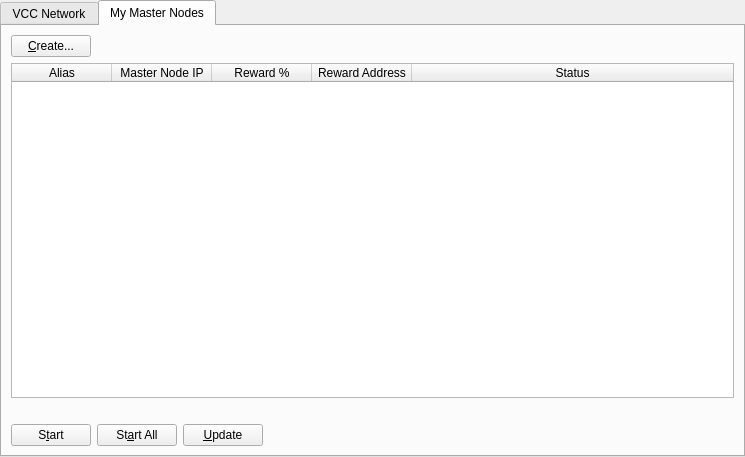
<?xml version="1.0" encoding="UTF-8"?>
<ui version="4.0">
 <class>MasternodeManager</class>
 <widget class="QWidget" name="MasternodeManager">
  <property name="geometry">
   <rect>
    <x>0</x>
    <y>0</y>
    <width>745</width>
    <height>457</height>
   </rect>
  </property>
  <property name="windowTitle">
   <string>Form</string>
  </property>
  <layout class="QVBoxLayout" name="topLayout">
   <property name="leftMargin">
    <number>0</number>
   </property>
   <property name="topMargin">
    <number>0</number>
   </property>
   <property name="rightMargin">
    <number>0</number>
   </property>
   <property name="bottomMargin">
    <number>0</number>
   </property>
   <item>
    <layout class="QVBoxLayout" name="verticalLayout">
     <property name="bottomMargin">
      <number>0</number>
     </property>
     <item>
      <widget class="QTabWidget" name="tabWidget">
       <property name="currentIndex">
        <number>1</number>
       </property>
       <widget class="QWidget" name="tab">
        <attribute name="title">
         <string>VCC Network</string>
        </attribute>
        <layout class="QGridLayout" name="gridLayout">
         <item row="1" column="0">
          <widget class="QTableWidget" name="tableWidgetMasternodes">
           <property name="editTriggers">
            <set>QAbstractItemView::NoEditTriggers</set>
           </property>
           <property name="alternatingRowColors">
            <bool>true</bool>
           </property>
           <property name="selectionBehavior">
            <enum>QAbstractItemView::SelectRows</enum>
           </property>
           <property name="sortingEnabled">
            <bool>true</bool>
           </property>
           <attribute name="horizontalHeaderStretchLastSection">
            <bool>true</bool>
           </attribute>
           <column>
            <property name="text">
             <string>Address</string>
            </property>
           </column>
           <column>
            <property name="text">
             <string>Protocol</string>
            </property>
           </column>
           <column>
            <property name="text">
             <string>Active</string>
            </property>
           </column>
           <column>
            <property name="text">
             <string>Active (secs)</string>
            </property>
           </column>
           <column>
            <property name="text">
             <string>Last Seen</string>
            </property>
           </column>
           <column>
            <property name="text">
             <string>Pubkey</string>
            </property>
           </column>
          </widget>
         </item>
         <item row="0" column="0">
          <layout class="QHBoxLayout" name="horizontalLayout_3">
           <property name="bottomMargin">
            <number>0</number>
           </property>
           <item>
            <widget class="QLabel" name="label_2">
             <property name="text">
              <string>VCC Node Count:</string>
             </property>
            </widget>
           </item>
           <item>
            <widget class="QLabel" name="countLabel">
             <property name="text">
              <string>0</string>
             </property>
            </widget>
           </item>
           <item>
            <spacer name="horizontalSpacer_3">
             <property name="orientation">
              <enum>Qt::Horizontal</enum>
             </property>
             <property name="sizeHint" stdset="0">
              <size>
               <width>40</width>
               <height>20</height>
              </size>
             </property>
            </spacer>
           </item>
          </layout>
         </item>
        </layout>
       </widget>
       <widget class="QWidget" name="tab_2">
        <attribute name="title">
         <string>My Master Nodes</string>
        </attribute>
        <layout class="QGridLayout" name="gridLayout_2">
         <item row="0" column="0">
          <layout class="QVBoxLayout" name="verticalLayout_2">
           <property name="bottomMargin">
            <number>0</number>
           </property>
           <item>
            <layout class="QHBoxLayout" name="horizontalLayout">
             <item>
              <widget class="QPushButton" name="createButton">
               <property name="text">
                <string>&amp;Create...</string>
               </property>
              </widget>
             </item>
             <item>
              <spacer name="horizontalSpacer">
               <property name="orientation">
                <enum>Qt::Horizontal</enum>
               </property>
               <property name="sizeHint" stdset="0">
                <size>
                 <width>40</width>
                 <height>20</height>
                </size>
               </property>
              </spacer>
             </item>
            </layout>
           </item>
           <item>
            <widget class="QTableWidget" name="tableWidget_2">
             <property name="minimumSize">
              <size>
               <width>695</width>
               <height>0</height>
              </size>
             </property>
             <property name="editTriggers">
              <set>QAbstractItemView::NoEditTriggers</set>
             </property>
             <property name="alternatingRowColors">
              <bool>true</bool>
             </property>
             <property name="selectionMode">
              <enum>QAbstractItemView::SingleSelection</enum>
             </property>
             <property name="selectionBehavior">
              <enum>QAbstractItemView::SelectRows</enum>
             </property>
             <attribute name="horizontalHeaderStretchLastSection">
              <bool>true</bool>
             </attribute>
             <column>
              <property name="text">
               <string>Alias</string>
              </property>
             </column>
             <column>
              <property name="text">
               <string>Master Node IP</string>
              </property>
             </column>
             <column>
              <property name="text">
               <string>Reward %</string>
              </property>
             </column>
             <column>
              <property name="text">
               <string>Reward Address</string>
              </property>
             </column>
             <column>
              <property name="text">
               <string>Status</string>
              </property>
             </column>
            </widget>
           </item>
           <item>
            <layout class="QHBoxLayout" name="horizontalLayout_2">
             <property name="bottomMargin">
              <number>0</number>
             </property>
             <!-- <item>
              <widget class="QPushButton" name="editButton">
               <property name="text">
                <string>&amp;Edit</string>
               </property>
              </widget>
             </item>
             <item>
              <widget class="QPushButton" name="removeButton">
               <property name="text">
                <string>&amp;Remove</string>
               </property>
              </widget>
             </item> -->
             <item>
              <spacer name="horizontalSpacer_2">
               <property name="orientation">
                <enum>Qt::Horizontal</enum>
               </property>
               <property name="sizeHint" stdset="0">
                <size>
                 <width>40</width>
                 <height>20</height>
                </size>
               </property>
              </spacer>
             </item>
            </layout>
           </item>
           <item>
            <layout class="QHBoxLayout" name="horizontalLayout_4">
             <property name="bottomMargin">
              <number>0</number>
             </property>
            </layout>
           </item>
           <item>
            <layout class="QHBoxLayout" name="horizontalLayout_5">
             <property name="bottomMargin">
              <number>0</number>
             </property>
             <item>
              <widget class="QPushButton" name="startButton">
               <property name="text">
                <string>S&amp;tart</string>
               </property>
              </widget>
             </item>
             <item>
              <widget class="QPushButton" name="startAllButton">
               <property name="text">
                <string>St&amp;art All</string>
               </property>
              </widget>
             </item>
             <item>
              <widget class="QPushButton" name="UpdateButton">
               <property name="text">
                <string>&amp;Update</string>
               </property>
              </widget>
             </item>
             <item>
              <spacer name="horizontalSpacer_5">
               <property name="orientation">
                <enum>Qt::Horizontal</enum>
               </property>
               <property name="sizeHint" stdset="0">
                <size>
                 <width>40</width>
                 <height>20</height>
                </size>
               </property>
              </spacer>
             </item>
            </layout>
           </item>
          </layout>
         </item>
        </layout>
       </widget>
      </widget>
     </item>
    </layout>
   </item>
  </layout>
 </widget>
 <resources/>
 <connections/>
</ui>
